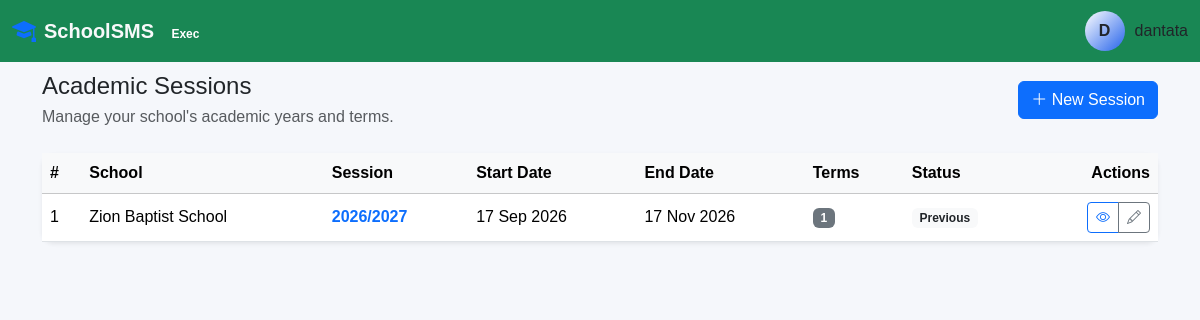
/academics/sessions/ (signed in), run on an earlier commit of the app's database.
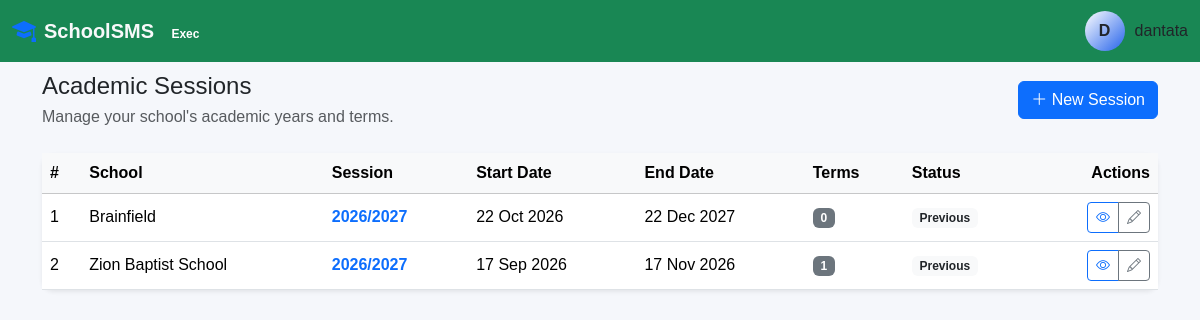
And on a later commit of the database.
### academics/models.py (models this page shows, shortened)
class AcademicSession(models.Model):
    school = models.ForeignKey(
        "schools.School",
        on_delete=models.CASCADE,
        related_name="academic_sessions",
    )
    name = models.CharField(
        max_length=20,
        help_text="Example: 2026/2027",
    )
    start_date = models.DateField()
    end_date = models.DateField()
    is_current = models.BooleanField(
        default=False,
    )
    created_at = models.DateTimeField(
        auto_now_add=True,
    )
    updated_at = models.DateTimeField(
        auto_now=True,
    )
    class Meta:
        ordering = ["-start_date"]
        constraints = [
            models.UniqueConstraint(
                fields=[
                    "school",
                    "name",
                ],
                name="unique_school_academic_session",
            ),
        ]

### schools/models.py (models this page shows, shortened)
class School(models.Model):
    name = models.CharField(
        max_length=255,
    )
    short_name = models.CharField(
        max_length=50,
        blank=True,
    )
    address = models.TextField()
    phone = models.CharField(
        max_length=30,
        blank=True,
    )
    email = models.EmailField(
        blank=True,
    )
    website = models.URLField(
        blank=True,
    )
    logo = models.ImageField(
        upload_to="schools/logos/",
        blank=True,
        null=True,
        validators=[
            FileExtensionValidator(
                allowed_extensions=[
                    "jpg",
                    "jpeg",
                    "png",
                    "webp",
                ]
            )
        ],
    )
    motto = models.CharField(
        max_length=255,
        blank=True,
    )
    principal_name = models.CharField(
        max_length=150,
        blank=True,
    )
    principal_signature = models.ImageField(
        upload_to="schools/signatures/",
        blank=True,
        null=True,
        validators=[
            FileExtensionValidator(
                allowed_extensions=[
                    "jpg",
                    "jpeg",
                    "png",
                    "webp",
                ]
            )
        ],
    )
    principal_stamp = models.ImageField(
        upload_to="schools/stamps/",
        blank=True,
        null=True,
        validators=[
            FileExtensionValidator(
                allowed_extensions=[
                    "jpg",
                    "jpeg",
                    "png",
                    "webp",
                ]
            )
        ],
    )
    is_active = models.BooleanField(
        default=True,
    )
    created_at = models.DateTimeField(
        auto_now_add=True,
    )
    updated_at = models.DateTimeField(
        auto_now=True,
    )
    class Meta:
        ordering = ["name"]

### academics/views.py (the view)
@login_required
def session_list(request):
    sessions = (
        AcademicSession.objects
        .select_related("school")
        .prefetch_related("terms")
        .all()
    )
    return render(
        request,
        "academics/session_list.html",
        {
            "sessions": sessions,
        },
    )

### templates/academics/session_list.html (shortened to what the changed rows need)
{% extends "base.html" %}
{% block content %}
<div class="container">
    <div class="card border-0 shadow-sm">
        <div class="card-body p-0">
            {% if sessions %}
                <div class="table-responsive">
                    <table class="table table-hover align-middle mb-0">
                        <thead class="table-light">
                            <tr>
                                <th>#</th>
                                <th>School</th>
                                <th>Session</th>
                                <th>Start Date</th>
                                <th>End Date</th>
                                <th>Terms</th>
                                <th>Status</th>
                                <th class="text-end">
                                    Actions
                                </th>
                            </tr>
                        </thead>
                        <tbody>
                            {% for session in sessions %}
                                <tr>
                                    <td>
                                        {{ forloop.counter }}
                                    </td>
                                    <td>
                                        {{ session.school.name }}
                                    </td>
                                    <td>
                                        <a
                                            href="{% url 'academics:session_detail' session.pk %}"
                                            class="fw-semibold text-decoration-none"
                                        >
                                            {{ session.name }}
                                        </a>
                                    </td>
                                    <td>
                                        {{ session.start_date|date:"d M Y" }}
                                    </td>
                                    <td>
                                        {{ session.end_date|date:"d M Y" }}
                                    </td>
                                    <td>
                                        <span class="badge text-bg-secondary">
                                            {{ session.terms.count }}
                                        </span>
                                    </td>
                                    <td>
                                        {% if session.is_current %}
                                            <span class="badge text-bg-success">
                                                Current
                                            </span>
                                        {% else %}
                                            <span class="badge text-bg-light text-dark">
                                                Previous
                                            </span>
                                        {% endif %}
                                    </td>
                                    <td class="text-end">
                                        <div class="btn-group">
                                            <a
                                                href="{% url 'academics:session_detail' session.pk %}"
                                                class="btn btn-sm btn-outline-primary"
                                            >
                                                <i class="bi bi-eye"></i>
                                            </a>
                                            <a
                                                href="{% url 'academics:session_update' session.pk %}"
                                                class="btn btn-sm btn-outline-secondary"
                                            >
                                                <i class="bi bi-pencil"></i>
                                            </a>
                                        </div>
                                    </td>
                                </tr>
                            {% endfor %}
                        </tbody>
                    </table>
                </div>
            {% endif %}
        </div>
    </div>
</div>
{% endblock %}

What changed in the data, as far as the page shows it:
added AcademicSession: school.name "Brainfield", name "2026/2027", start_date "22 Oct 2026", end_date "22 Dec 2027", terms.count "0", is_current "Previous"
